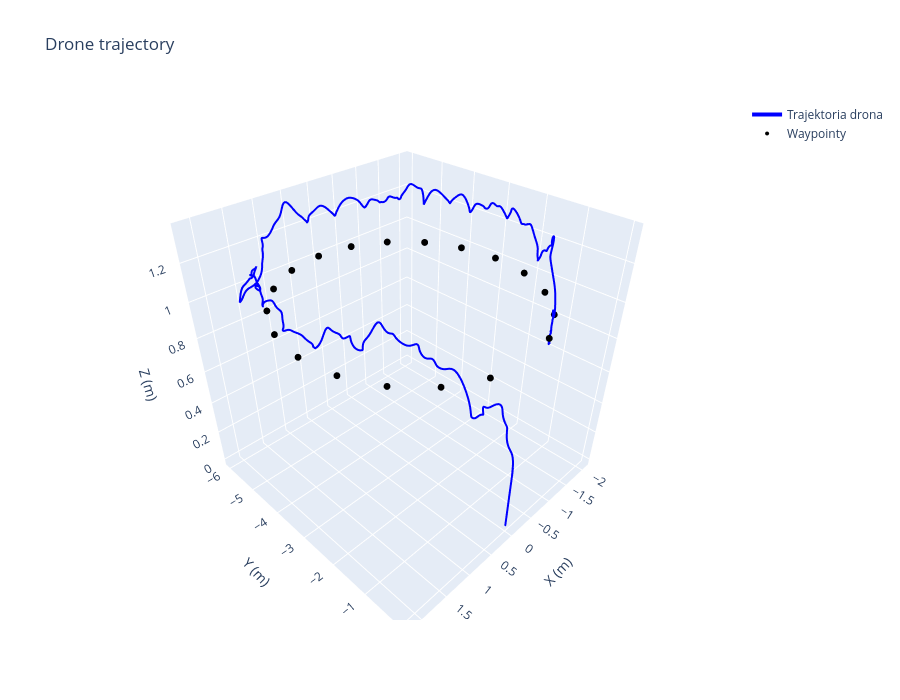

Notebook code for this chart:
### Code cell
import plotly.graph_objects as go

fig = go.Figure()

fig.add_trace(go.Scatter3d(
    x=trajectory_x, 
    y=trajectory_y, 
    z=trajectory_z,
    mode='lines',
    name='Trajektoria drona',
    line=dict(color='blue', width=4)
))

fig.add_trace(go.Scatter3d(
    x=waypints_x, 
    y=waypints_y, 
    z=waypints_z,
    mode='markers',
    name='Waypointy',
    marker=dict(color='black', size=4)
))

fig.update_layout(
    title="Drone trajectory",
    scene=dict(
        xaxis_title=' X (m)',
        yaxis_title=' Y (m)',
        zaxis_title=' Z (m)'
    ),
    width=900,
    height=700
)

fig.show()

### Figure 1 — Plotly figure (JSON) as saved in the notebook; plotly's stock layout.template omitted (floating-point values rounded to 4 significant figures; data arrays with more than 128 entries replaced by an {"elided": "..."} marker saying what was removed)
{"data": [{"line": {"color": "blue", "width": 4}, "mode": "lines", "name": "Trajektoria drona", "type": "scatter3d", "x": {"elided": "1265 float values"}, "y": {"elided": "1265 float values"}, "z": {"elided": "1265 float values"}}, {"marker": {"color": "black", "size": 4}, "mode": "markers", "name": "Waypointy", "type": "scatter3d", "x": [0.618, 1.176, 1.618, 1.902, 2.0, 1.902, 1.618, 1.176, 0.618, 2.449e-16, -0.618, -1.176, -1.618, -1.902, -2.0, -1.902, -1.618, -1.176, -0.618], "y": [-0.1468, -0.5729, -1.237, -2.073, -3.0, -3.927, -4.763, -5.427, -5.853, -6.0, -5.853, -5.427, -4.763, -3.927, -3.0, -2.073, -1.237, -0.5729, -0.1468], "z": [1.0, 1.0, 1.0, 1.0, 1.0, 1.0, 1.0, 1.0, 1.0, 1.0, 1.0, 1.0, 1.0, 1.0, 1.0, 1.0, 1.0, 1.0, 1.0]}], "layout": {"height": 700, "scene": {"xaxis": {"title": {"text": " X (m)"}}, "yaxis": {"title": {"text": " Y (m)"}}, "zaxis": {"title": {"text": " Z (m)"}}}, "title": {"text": "Drone trajectory"}, "width": 900}}
